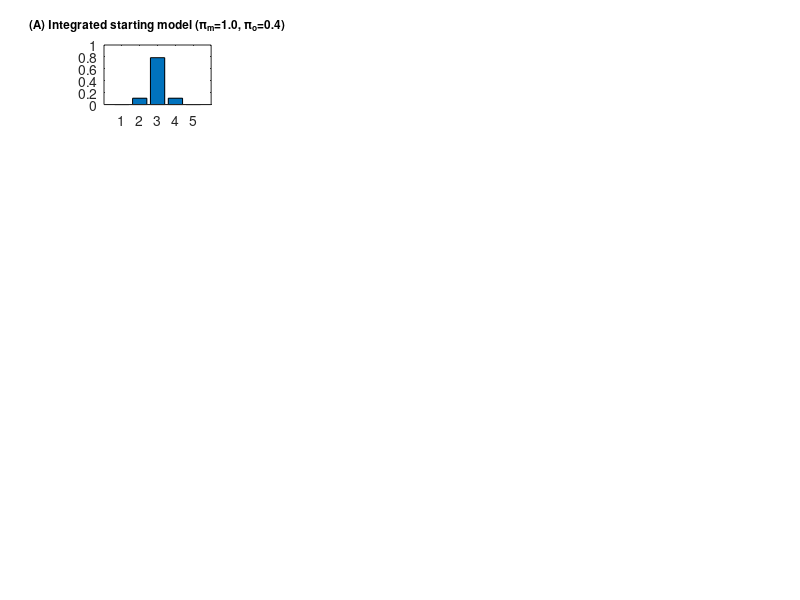

This chart was generated by the following MATLAB code: (Note: this script raises an error after producing the figure.)




clear all
close all




% Observations
load S.mat; cond=4;                                                         % Load specific observations
o1=S(cond).O1(1,:);                                                         % Positive to negative to positive again
o1=[o1 o1];                                                                 % Double the size of o1 to get more observations
o2=[o1 o1];                                                                 % Double the size of o2 to get more observations
% plot(o1);                                                                 % Plot (normally distributed) observations


% Lenghts for for loops
NO1 = max(o1);                                                              %   10    O1   outcomes
NO2 = max(o2);                                                              %   10    O2   outcomes
NS1 = 5;                                                                    %    5    S1   states (of the self)
NM1 = 4;                                                                    %    4    M1   models (of the self)
NS2 = 5;                                                                    %    5    S2   states (of the other)
NM2 = 4;                                                                    %    4    M1   models (of the other)
Tau = 2;                                                                    %    2   Tau   observations per trial
T =  length(o1)/2;                                                          %   80     T   trials
Nobs = length(o1);                                                          %  160    O1   observations (behaviours)


% Key parameters
eta   = [0.50  0.50  0.50  0.05];                                           % Learning rate (high = fast update of Dirichlet priors)
omega = [0.95  0.90  0.95  1.00];                                           % Forgetting rate (high = slow forgetting of Dirichlet priors)
ps1   = [0.80  1.00  0.80  0.40];                                           % Precision of P(s1|m1): Higher = internal self-mentalizing
ps2   = [0.80  1.00  0.80  0.40];                                           % Precision of P(s2|m2): Higher = internal other-mentalizing
po1   =  0.40;                                                              % Precision of P(o1|s1): Higher = external self-mentalizing
po2   =  0.40;                                                              % Precision of P(o2|s2): Higher = external other-mentalizing




% Hyperpriors: priors of mental states: P(s1|m1)
% (how mental states are generated by model of Self)
S1 = [0 3 5 7 10];                                                          % Values x at which to evaluate probability density function
prior_s1_m1(:, 1 ) = normpdf(S1,  2,  1/ps1(1));                            % .... 
prior_s1_m1(:, 2 ) = normpdf(S1,  5,  1/ps1(2));                            % ... 
prior_s1_m1(:, 3 ) = flip(prior_s1_m1(:, 1 ));
prior_s1_m1(:, 4 ) = normpdf(S1,  5,  1/ps1(4));                            % ....

% Hyperpriors: priors of mental states: P(s2|m2)
% (how mental states are generated by model of Other)
S2 = [0 3 5 7 10];                                                          % Values x at which to evaluate probability density function
prior_s2_m2(:, 1 ) = normpdf(S2,  2,  1/ps2(1));                            % Discrete Gaussian with μ=01 & σ=1/ps1, reflecting states under  NEGATIVE  mental model
prior_s2_m2(:, 2 ) = normpdf(S2,  5,  1/ps2(2));                            % Discrete Gaussian with μ=05 & σ=1/ps1, reflecting states under   NORMAL   mental model
prior_s2_m2(:, 3 ) = flip(prior_s2_m2(:, 1 ));
prior_s2_m2(:, 4 ) = normpdf(S2,  5,  1/ps1(4));                            % ....

% Normalize priors (to ensure probabilities sum to 1)
% (by dividing each prior with the sum of its states)
P_S1_M11(:, 1 ) = prior_s1_m1(:, 1 )./sum(prior_s1_m1(:, 1 ));               % P(S1|M1) = States under  NEGATIVE  model
P_S1_M11(:, 2 ) = prior_s1_m1(:, 2 )./sum(prior_s1_m1(:, 2 ));               % P(S1|M1) = States under INTEGRATED model
P_S1_M11(:, 3 ) = flip(P_S1_M11(:, 1));
P_S1_M11(:, 4 ) = prior_s1_m1(:, 4 )./sum(prior_s1_m1(:, 4 ));               % P(S1|M1) = States under    EMPTY   model
P_S2_M22(:, 1 ) = prior_s2_m2(:, 1 )./sum(prior_s2_m2(:, 1 ));               % P(S2|M2) = States under  NEGATIVE  model
P_S2_M22(:, 2 ) = prior_s2_m2(:, 2 )./sum(prior_s2_m2(:, 2 ));               % P(S2|M2) = States under INTEGRATED model
P_S2_M22(:, 3 ) = flip(P_S2_M22(:, 1));
P_S2_M22(:, 4 ) = prior_s2_m2(:, 4 )./sum(prior_s2_m2(:, 4 ));               % P(S2|M2) = States under    EMPTY   model




% Initialize distributions
% for trial-trial inferences
P_S1_M1_O =  nan(NS1, NM1, T);                                              % 5x4x40   matrix  encoding P(S1|M1,O1,O2) over T=40 trials
P_S2_M2_O =  nan(NS2, NM2, T);                                              % 5x4x40   matrix  encoding P(S2|M2,O1,O2) over T=40 trials
P_S1_O    =  nan(NS1, T);                                                   % 5x40     matrix  encoding P(S1|O1,O2)    over T=40 trials
P_S2_O    =  nan(NS2, T);                                                   % 5x40     matrix  encoding P(S1|O1,O2)    over T=40 trials
P_M1_O    =  nan(NM1, T);                                                   % 4x40     matrix  encoding P(M1|O1,O2)    over T=40 trials
P_M2_O    =  nan(NM2, T);                                                   % 4x40     matrix  encoding P(M1|O1,O2)    over T=40 trials
Pr        =  nan(NS1, NS2, NM1);                                            % 5x3x4    matrix  encoding P(S1,S2|M1)
P_O_SM    =  nan(NS1, NM1, NM1);                                            % 5x4      matrix  encoding P(O1|S1,M1,S2,M2)
P_S1_M1   =  nan(NS1, NM1);                                                 % 5x4      matrix  encoding P(S1|M1)      (second-level likelihood) (see line 116)
P_S2_M2   =  nan(NS2, NM2);                                                 % 5x4      matrix  encoding P(S2|M2)      (second-level likelihood) (see line 116)
P_O2_S2   =  nan(NO2, NS2);                                                 % 10x5     matrix  encoding P(O2|S2)      (first-level likelihood)  (see line 89)
P_O1_S1S2 =  nan(NO1, NS1, NS2);                                            % 10x5     matrix  encoding P(O1|S1,S2)   (first-level likelihood)  (see line 89)




% Get likelihoods
O1 = 1:1:max(o1);                                                           % Outcomes [1 2 3 4 5 6 7 8 9 10]
O2 = 1:1:max(o2);                                                           % Outcomes [1 2 3 4 5 6 7 8 9 10]

dmu=[0 0 0 0 0];                                                            % For this simulation, we assume dmu=0
dsig=0;                                                                     % For this simulation, we assume dsig=0

for s1=1:NS1                                                                % For loop to create (10x5x5) likelihood matrix P(O1|S1,S2)
    
    for s2=1:NS2                                                            % and 10x5 likelihood matrix P(O2|S2)
        
        % dmu = 5*(S2(s2)-5);                                               % External state shifts mean up or down
        % dsig = 0.1*abs((S2(s2)-5));                                         % External state also reduces precision

        pdf = normpdf(O1, S1(s1)+dmu(s2), 1/po1+dsig);                      % Discrete Gaussian (defining S1-S2 likelihood) with μ=S1+dmu & σ=1/po1+dsig
        P_O1_S1S2(:, s1, s2) = pdf./sum(pdf);                               % Normalize Gaussian by dividing each of its columns with its SUM
        P_O2_S2(:, s2)=normpdf(O2, S2(s2), 1/po2);                          % Discrete Gaussian (defining S2 likelihood) with μ=S2 & σ=1/po1+dsig
        
    end

end                                                                         % End result is 10x5 matrix representing all outcome-state mappings




o=1;                                                                        % Indicator of which observation the agent experiences at trial t, time tau
i=1;                                                                        % Indicator of Figure position (see PLOTTING section below)

for model=1:5
    
    
    if model==1                                                             % IF function to run through five models
       FF=figure;                                                           % Open up one and only figure in the first iteration
       % FF = figure('Position', [100, 100, 1550, 1100]);                   % Use this to print out figure in a higher resolution
       % sgtitle('Working models become more normalized in normal social contexts', ... 
       %         'Fontsize', 14);
       prior_m1 = [0 1 0 0];                                                % This allows only the NORMAL self-model to be active
       prior_m2 = [0 1 0 0];                                                % This allows only the NORMAL other-model to be active
       colour='cyan';
       o1=[S(4).O1(1,:) S(4).O1(1,:)];                                      % Normative other-behaviours
       o2=[S(6).O1(1,:) S(6).O1(1,:)];                                      % Integrative self-behaviours
    
    elseif model==2
       prior_m1 = [1 0 0 0];                                                % This allows only the NEGATIVE self-model to be active
       prior_m2 = [1 0 0 0];                                                % This allows only the NEGATIVE other-model to be active
       colour = [0.1000 0.4470 0.9000];
       o1=[S(4).O1(1,:) S(4).O1(1,:)];                                      % Normative other-behaviours
       o2=[S(1).O1(1,:) S(1).O1(1,:)];                                      % Negative self-behaviours
    
    elseif model==3
       prior_m1 = [0 0 1 0];                                                % This allows only the POSITIVE self-model to be active
       prior_m2 = [0 0 1 0];                                                % This allows only the POSITIVE other-model to be active
       colour = [0.95 0 0];
       o1=[S(4).O1(1,:) S(4).O1(1,:)];                                      % Normative other-behaviours
       o2=[S(2).O1(1,:) S(2).O1(1,:)];                                      % Positive self-behaviours
    
    elseif model==4
       prior_m1 = [1 0 1 0];                                                % This allows both the NEGATIVE & POSITIVE self-models to be active (creating a SPLIT mental model)
       prior_m2 = [1 0 1 0];                                                % This allows both the NEGATIVE & POSITIVE other-models to be active (creating a SPLIT mental model)
       colour='black';
       o1=[S(4).O1(1,:) S(4).O1(1,:)];                                      % Normative other-behaviours
       o2=[S(3).O1(1,:) S(3).O1(1,:)];                                      % Split self-behaviours
    
    else
       prior_m1 = [0 0 0 1];                                                % This allows only the EMPTY self-model to be active
       prior_m2 = [0 0 0 1];                                                % This allows only the EMPTY other-model to be active
       colour='yellow';
       o1=[S(4).O1(1,:) S(4).O1(1,:)];                                      % Normative other-behaviours
       o2=[S(7).O1(1,:) S(7).O1(1,:)];                                      % Disorganized self-behaviours
    
    end
    
    
    P_M1(:,1) = prior_m1./sum(prior_m1);                                    % Normalize distribution of mental model: P(M1)
    P_M2(:,1) = prior_m2./sum(prior_m2);                                    % Normalize distribution of mental model: P(M2)
    
    % Technically, you should only do this for the split model which
    % employs two NMs: negative and positive.
    for m=1:NM2                                                
        P_S2_M2(:, m)  = P_S2_M22(:, m)*P_M2(m);
        P_S1_M1(:, m)  = P_S1_M11(:, m)*P_M1(m);
    end
    
    
    for t=1:T                                                               % For loop from t=1 to T=40 (number of trials)
        
        
        % -------------------------------------------------------------- % 
        % ------------------------- INFERENCE -------------------------- % 
        % -------------------------------------------------------------- % 
        %  Inference involves inverting the model by looping over states % 
        % -------------------------------------------------------------- % 
        for tau=1:Tau                                                       % For loop from tau=1 to Tau=2 (number of observations per trial)
            
            for s2=1:NS2
                
                for m1=1:NM1                                                % For loop from m1=1 to NM1=4 (number of state configurations / hyperpriors)
                
                % PRIORS
                if tau==1                                                   % If-then function to create priors of states based on mental models: P(S1|M1)
                   Pr(:,s2,m1)  = P_S2_M2(s2,m1,t)*P_S1_M1(:,m1,t);         % For the first observation (at t=1 & tau=1) the prior is P(S2|M2)(*P(M2))*P(S1|M1)*(P(M1))
                else                                                        % For all other (tau) observations (in all other trials), 
                   Pr(:,s2,m1)  = P_S_O(:, s2, m1);                         % the prior is simply the previous posterior: P(S1,M1,S2,M2|O1,O2)
                end                                                         % Pr = Prior = 5x5x4 matrix = how states are under given self-other models
                
                % LIKELIHOODS
                P_O_SM(:,s2,m1) = P_O1_S1S2(o1(o),:,s2)*P_O2_S2(o2(o),s2);  % Likelihood of observations = P(O1|S1,S2) * P(O2|S2)
                
                end
                
            end
            
            % BAYESIAN INVERSION                                            % Use Bayes' rule to invert generative model and obtain P(S1,M1,S2,M2|O1,O2)
            P_J   = Pr.*P_O_SM;                                             % Bayes numerator: Joint probability: P(O1,S1,M1,O2,S2,M2)
            Po    = sum(P_J(:));                                            % Bayes denominator: Marinal probability: P(O1,O2)
            P_S_O = P_J./Po;                                                % Posterior: P(S1,M1,S2,M2|O1,O2) = Joint / Marginal = 10x4 matrix
            
            o=o+1;                                                          % Add 1 to the variable that indicates which observation is experienced at trial T, time tau
        
        end
        
        % Marginal posteriors at the end of the trial
        P_S1_M1_O(:,:,t) = squeeze(sum(P_S_O,2));                           % Squeeze the posterior at time t into a placeholder variable
        P_S2_M2_O(:,:,t) = squeeze(sum(P_S_O,1));                           % Squeeze the posterior at time t into a placeholder variable
        
        P_S1_O(:,t)      = sum(sum(P_S_O,3),2);                             % Sum rows of P(S1|O1,O2) (prob of S1 states given observations across all models)
        P_S2_O(:,t)      = sum(sum(P_S_O,3),1);                             % Sum rows of P(S2|O1,O2) (prob of S2 states given observations across all models)
        
        P_M1_O(:,t)      = squeeze(sum(sum(P_S_O,2),1));                    % Sum columns of P_S_O (prob of each model being endorsed based on state likelihood)
        
        
        % -------------------------------------------------------------- % 
        % ------------------------- LEARNING --------------------------- % 
        % -------------------------------------------------------------- % 
        %  Learning involves updating Dirichlet concentration parameters % 
        % -------------------------------------------------------------- % 
        
        if model==1
           
           prior_s1_m1(:,2) = omega(2)*prior_s1_m1(:,2) + ...               % Dirichlet prior denoting P(S1|M1=NEGATIVE)
                              eta(2)*P_S1_M1_O(:,2,t);
           prior_s2_m2(:,2) = omega(2)*prior_s2_m2(:,2) + ...               % Dirichlet prior denoting P(S2|M2=NEGATIVE)
                              eta(2)*P_S2_M2_O(:,2,t);
           P_S1_M1(:, 2, t+1) = prior_s1_m1(:, 2)/sum(prior_s1_m1(:,2),1);  % Column 1 of P(S1|M1=NEGATIVE)   divided by its sum
           P_S2_M2(:, 2, t+1) = prior_s2_m2(:, 2)/sum(prior_s2_m2(:,2),1);  % Column 1 of P(S2|M2=NEGATIVE)   divided by its sum
           
        elseif model==2
               
               prior_s1_m1(:,1) = omega(1)*prior_s1_m1(:,1) + ...           % Dirichlet prior denoting P(S1|M1=NEGATIVE)
                                  eta(1)*P_S1_M1_O(:,1,t);
               prior_s2_m2(:,1) = omega(1)*prior_s2_m2(:,1) + ...                  % Dirichlet prior denoting P(S2|M2=NEGATIVE)
                                  eta(1)*P_S2_M2_O(:,1,t);
               P_S1_M1(:, 1, t+1) = prior_s1_m1(:, 1)/sum(prior_s1_m1(:,1),1);     % Column 1 of P(S1|M1=NEGATIVE)   divided by its sum
               P_S2_M2(:, 1, t+1) = prior_s2_m2(:, 1)/sum(prior_s2_m2(:,1),1);     % Column 1 of P(S2|M2=NEGATIVE)   divided by its sum
                       
        elseif model==3
               
               prior_s1_m1(:,3) = omega(3)*prior_s1_m1(:,3) + ...           % Dirichlet prior denoting P(S1|M1=NEGATIVE)
                                  eta(3)*P_S1_M1_O(:,3,t);
               prior_s2_m2(:,3) = omega(3)*prior_s2_m2(:,3) + ...           % Dirichlet prior denoting P(S2|M2=NEGATIVE)
                                  eta(3)*P_S2_M2_O(:,3,t);
               P_S1_M1(:, 3, t+1) = prior_s1_m1(:, 3)/sum(prior_s1_m1(:,3),1); % Column 1 of P(S1|M1=NEGATIVE)   divided by its sum
               P_S2_M2(:, 3, t+1) = prior_s2_m2(:, 3)/sum(prior_s2_m2(:,3),1); % Column 1 of P(S2|M2=NEGATIVE)   divided by its sum
               
        elseif model==4
               
               prior_s1_m1(:,1) = omega(1)*prior_s1_m1(:,1) + ...           % Dirichlet prior denoting P(S1|M1=NEGATIVE)
                                  eta(1)*P_S1_M1_O(:,1,t);
               prior_s1_m1(:,3) = omega(3)*prior_s1_m1(:,3) + ...           % Dirichlet prior denoting P(S1|M1=POSITIVE)
                                  eta(3)*P_S1_M1_O(:,3,t);
               prior_s2_m2(:,1) = omega(1)*prior_s2_m2(:,1) + ...           % Dirichlet prior denoting P(S2|M2=NEGATIVE)
                                  eta(1)*P_S2_M2_O(:,1,t);
               prior_s2_m2(:,3) = omega(3)*prior_s2_m2(:,3) + ...           % Dirichlet prior denoting P(S3|M3=POSITIVE)
                                  eta(3)*P_S2_M2_O(:,3,t);
               P_S1_M1(:, 1, t+1) = prior_s1_m1(:, 1)/sum(prior_s1_m1(:,1),1); % Column 2 of P(S1|M1=NEGATIVE) divided by its sum
               P_S1_M1(:, 3, t+1) = prior_s1_m1(:, 3)/sum(prior_s1_m1(:,3),1); % Column 3 of P(S1|M1=POSITIVE) divided by its sum
               P_S2_M2(:, 1, t+1) = prior_s2_m2(:, 1)/sum(prior_s2_m2(:,1),1); % Column 2 of P(S2|M2=NEGATIVE) divided by its sum
               P_S2_M2(:, 3, t+1) = prior_s2_m2(:, 3)/sum(prior_s2_m2(:,3),1); % Column 3 of P(S2|M2=POSITIVE) divided by its sum
               
         elseif model==5
                
                prior_s1_m1(:,4) = omega(4)*prior_s1_m1(:,4) + ...          % Dirichlet prior denoting P(S1|M1=EMPTY)
                                   eta(4)*P_S1_M1_O(:,4,t);
                prior_s2_m2(:,4) = omega(4)*prior_s2_m2(:,4) + ...          % Dirichlet prior denoting P(S4|M4=EMPTY)
                                   eta(4)*P_S2_M2_O(:,4,t);
                P_S1_M1(:, 4, t+1) = prior_s1_m1(:, 4)/sum(prior_s1_m1(:,4),1); % Column 4 of P(S1|M1=EMPTY)      divided by its sum
                P_S2_M2(:, 4, t+1) = prior_s2_m2(:, 4)/sum(prior_s2_m2(:,4),1); % Column 4 of P(S2|M2=EMPTY)      divided by its sum

         end
        
        
    end
    
    
    
    % ------------------------------------------------------------------ % 
    % --------------------------- PLOTTING ----------------------------- % 
    % ------------------------------------------------------------------ % 
    %                Plotting iteratively all five models                % 
    % ------------------------------------------------------------------ % 

    % Prepare variables for plotting
    P_S1_O_plot = P_S1_O;                                                   % New placeholder variable for P(S1|O1)
    P_S2_O_plot = P_S2_O;                                                   % New placeholder variable for P(S2|O2)
    
    % Expand posteriors for plotting purposes
    o=1;                                                                    % Indicator for observation
    for t=1:T                                                               % For loop across all time points T=80
        for tau=1:Tau                                                       % For loop across all trials Tau=2
        P_S1_O_plot(:,o)        = P_S1_O(:,t);                              % Turn ts into os for P(S1|O1)
        P_S2_O_plot(:,o)        = P_S2_O(:,t);
        o=o+1;                                                              % Add 1 to observation
        end                                                                 
    end                                                                     
    
    % Posterior over outcomes
    xo=nan(NO1, NS1);                                                       % Likelihoods P(O1|S1)
    Xo=nan(NO1, NS1);                                                       % Likelihoods P(O1|S1)
    for o=1:Nobs                                                            % For loop from o=1 to all observations=160
        
        for s1=1:NS1
            xo(:,s1) = squeeze(P_O1_S1S2(:,s1,:))*P_S2_O_plot(:,o);         % Multiply each column P(O1|S1,S2) to P(S2|O1,O2)
        end
        
        Xo(:,o) = xo*P_S1_O_plot(:,o);                                      % Marginalise over s1: Likelihood * Marginal Posterior
        
    end
    
    
    % Find posterior prediction
    a=NaN(1,160);                                                           % Initialize a: posterior prediction
    for o=1:Nobs                                                            % For loop across all observations = 160
        a(:,o) = find(Xo(:,o)==max(Xo(:,o)));                               % Find location of maximal Xo in each column (trial)
    end                                                                     % End result = 1x160 indicating posterior predictions
    

    % PLOT models
    subplot(5,4,i);                                                         % Subplot: 5 rows, 3 columns, i=first (left) column
    if model==1
       h=bar(P_S1_M11(:,2));                                                 
       title('(A) Integrated starting model (π_{m}=1.0, π_{ο}=0.4)', ...
             'FontSize', 8.5)
    elseif model==2
       h=bar(P_S1_M11(:,1));
       title('(B) Semi-Negative starting model (π_{m}=0.8, π_{ο}=0.4)', ...
             'FontSize', 8.5)
    elseif model==3
       h=bar(P_S1_M11(:,3));
       title('(C) Semi-Positive starting model (π_{m}=0.8, π_{ο}=0.4)', ...
             'FontSize', 8.5)
    elseif model==4
       h=bar(P_S1_M11(:,1)); h.FaceColor=colour; hold on
       h=bar(P_S1_M11(:,3));
       title('(D) Semi-Split starting model (π_{m}=0.8, π_{ο}=0.4)', ...
             'FontSize', 8.5)
    else
       h=bar(P_S1_M11(:,4));
       title('(E) Neutral starting model (π_{m}=0.4, π_{ο}=0.4)', ...
             'FontSize', 8.5)
       xlabel('\fontsize{8.5} States')
    end
    ylim([0 1]); 
    h.FaceColor=colour;
    ylabel('\fontsize{8.5} P(S1|M1)')
    
    hold on
    
    % PLOT posteriors
    subplot(5,4,[i+1 i+2]);                                                 % Subplot: 5 rows, 3 columns, i=two (right) columns
    plot(o1,'ko', 'Color','k', ...
        'Markersize',8, ...
         MarkerFaceColor=[.8 .8 .8]); hold on;
    plot(a(:,:),'ko', 'Color','k', 'Markersize',6, MarkerFaceColor=colour); 
    hold on; ylim([0 11]);
    
    if model==1
       title('(A) Mental inferences under integrated model (cyan circles) and normal observations (grey circles)')
    elseif model==2
       title('(B) Mental inferences under semi-negative model (blue circles) and normal observations (grey circles)')
    elseif model==3
       title('(C) Mental inferences under semi-positive model (red circles) and normal observations (grey circles)')
    elseif model==4
       title('(D) Mental inferences under semi-split model (black circles) and normal observations (grey circles)')
    else
       title('(E) Mental inferences under neutral model (yellow circles) and normal observations (grey circles)')
       xlabel('\fontsize{8.5} Trial')
    end
    
    ylabel('\fontsize{8.5} Observation')
    
    % PLOT FINAL models
    subplot(5,4,i+3);                                                       % Subplot: 5 rows, 3 columns, i=first column (on the left) 
    if model==1
       prior_s1_m1_F(:,2) = normpdf(S1, 5, 0.9);
       P_S1_M1_F(:,2) = prior_s1_m1_F(:,2)./sum(prior_s1_m1_F(:,2));
       h=bar(P_S1_M1_F(:,2));
       title('(A) Integrated final model (π_{m}=0.9, π_{ο}=0.4)', ...
             'FontSize', 8.5)
     elseif model==2
       P_S1_M1_F(:,1) = P_S1_M1(:,1,t); 
       prior_s1_m1_F(:,1) = normpdf(S1, 4, 1/0.4);
       P_S1_M1_F(:,1) = prior_s1_m1_F(:,1)./sum(prior_s1_m1_F(:,1));
       h=bar(P_S1_M1_F(:,1));
       title('(B) Semi-Integrated final model (π_{m}=0.4, π_{ο}=0.4)', ...
             'FontSize', 8.5)
    elseif model==3
       prior_s1_m1_F(:,3) = normpdf(S1, 6, 1/0.4);
       P_S1_M1_F(:,3) = prior_s1_m1_F(:,3)./sum(prior_s1_m1_F(:,3));
       h=bar(P_S1_M1_F(:,3));
       title('(C) Semi-Integrated final model (π_{m}=0.4, π_{ο}=0.4)', ...
             'FontSize', 8.5)
    elseif model==4
       h=bar(P_S1_M1_F(:,1)); h.FaceColor=colour; hold on
       h=bar(P_S1_M1_F(:,3));
       title('(D) Semi-Integrated final model (π_{m}=0.4, π_{ο}=0.4)', ...
             'FontSize', 8.5)
    else
       prior_s1_m1_F(:,4) = normpdf(S1, 5, 1/0.3);
       P_S1_M1_F(:,4) = prior_s1_m1_F(:,4)./sum(prior_s1_m1_F(:,4));
       h=bar(P_S1_M1_F(:,4));
       title('(E) Neutral final model (π_{m}=0.3, π_{ο}=0.4)', ...
             'FontSize', 8.5)
       xlabel('\fontsize{8.5} States')
    end
    ylim([0 1]); 
    h.FaceColor=colour;
    ylabel('\fontsize{8.5} P(S1|M1)')

    hold on
    
    i = i+4;                                                                % Add 4 to i to move to next row (after having filled 4 columns)
    o = 1;                                                                  % Initialize observations (for the next model)
    
    
end


% Get current figure handle
fig = gcf;

% Set figure units to inches (or centimeters)
fig.Units = 'inches';
fig.PaperUnits = 'inches';

% Define desired width and height (e.g., 12x6 inches)
width = 16;
height = 10;

% Adjust on-screen figure size
fig.Position(3:4) = [width, height];

% Configure paper settings
fig.PaperPositionMode = 'manual';
fig.PaperPosition = [0 0 width height];
fig.PaperSize = [width height];

% Set background color to white
fig.Color = 'white';            % White Background colour
fig.InvertHardcopy = 'off';     % Maintain existing colours
% fig.InvertHardcopy = 'off';   % Preserve background colour

% Save as PDF
print(fig, 'Figure 8.pdf', '-dpdf');
